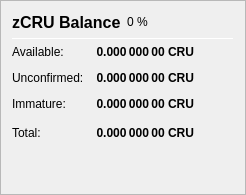
                   <widget class="QFrame" name="frame_ZerocoinBalances">
                    <property name="frameShape">
                     <enum>QFrame::StyledPanel</enum>
                    </property>
                    <property name="frameShadow">
                     <enum>QFrame::Raised</enum>
                    </property>
                    <layout class="QVBoxLayout" name="verticalLayout_7">
                     <item>
                      <layout class="QHBoxLayout" name="horizontalLayout_8" stretch="0">
                       <item>
                        <widget class="QLabel" name="label_5z_3">
                         <property name="minimumSize">
                          <size>
                           <width>0</width>
                           <height>20</height>
                          </size>
                         </property>
                         <property name="font">
                          <font>
                           <pointsize>12</pointsize>
                           <weight>75</weight>
                           <bold>true</bold>
                          </font>
                         </property>
                         <property name="text">
                          <string>zCRU Balance</string>
                         </property>
                        </widget>
                       </item>
                       <item>
                        <widget class="QLabel" name="labelzCRUPercent">
                         <property name="text">
                          <string notr="true">0 %</string>
                         </property>
                        </widget>
                       </item>
                       <item>
                        <spacer name="horizontalSpacer_11">
                         <property name="orientation">
                          <enum>Qt::Horizontal</enum>
                         </property>
                         <property name="sizeHint" stdset="0">
                          <size>
                           <width>40</width>
                           <height>20</height>
                          </size>
                         </property>
                        </spacer>
                       </item>
                      </layout>
                     </item>
                     <item>
                      <widget class="Line" name="line_ZerocoinBalance">
                       <property name="minimumSize">
                        <size>
                         <width>0</width>
                         <height>1</height>
                        </size>
                       </property>
                       <property name="maximumSize">
                        <size>
                         <width>16777215</width>
                         <height>1</height>
                        </size>
                       </property>
                       <property name="orientation">
                        <enum>Qt::Horizontal</enum>
                       </property>
                      </widget>
                     </item>
                     <item>
                      <layout class="QGridLayout" name="gridLayout_5">
                       <property name="spacing">
                        <number>12</number>
                       </property>
                       <item row="1" column="0">
                        <widget class="QLabel" name="labelzBalanceMatureText">
                         <property name="toolTip">
                          <string>Mature: more than 20 confirmation and more than 3 mints of the same denomination after it was minted.
These zCRU are spendable.</string>
                         </property>
                         <property name="text">
                          <string>Available:</string>
                         </property>
                        </widget>
                       </item>
                       <item row="1" column="1">
                        <widget class="QLabel" name="labelzBalanceMature">
                         <property name="font">
                          <font>
                           <weight>75</weight>
                           <bold>true</bold>
                          </font>
                         </property>
                         <property name="toolTip">
                          <string>Mature: more than 20 confirmation and more than 3 mints of the same denomination after it was minted.
These zCRU are spendable.</string>
                         </property>
                         <property name="text">
                          <string notr="true">0.000 000 00 CRU</string>
                         </property>
                         <property name="alignment">
                          <set>Qt::AlignRight|Qt::AlignTrailing|Qt::AlignVCenter</set>
                         </property>
                        </widget>
                       </item>
                       <item row="2" column="0">
                        <widget class="QLabel" name="labelzBalanceUnconfirmedText">
                         <property name="toolTip">
                          <string>Unconfirmed: less than 20 confirmations
Immature: confirmed, but less than 3 mints of the same denomination after it was minted</string>
                         </property>
                         <property name="text">
                          <string>Unconfirmed:</string>
                         </property>
                        </widget>
                       </item>
                       <item row="2" column="1">
                        <widget class="QLabel" name="labelzBalanceUnconfirmed">
                         <property name="font">
                          <font>
                           <weight>75</weight>
                           <bold>true</bold>
                          </font>
                         </property>
                         <property name="toolTip">
                          <string>Unconfirmed: less than 20 confirmations
Immature: confirmed, but less than 3 mints of the same denomination after it was minted</string>
                         </property>
                         <property name="text">
                          <string notr="true">0.000 000 00 CRU</string>
                         </property>
                         <property name="alignment">
                          <set>Qt::AlignRight|Qt::AlignTrailing|Qt::AlignVCenter</set>
                         </property>
                        </widget>
                       </item>
                       <item row="3" column="0">
                        <widget class="QLabel" name="labelzBalanceImmatureText">
                         <property name="toolTip">
                          <string>Unconfirmed: less than 20 confirmations
Immature: confirmed, but less than 3 mints of the same denomination after it was minted</string>
                         </property>
                         <property name="text">
                          <string>Immature:</string>
                         </property>
                        </widget>
                       </item>
                       <item row="3" column="1">
                        <widget class="QLabel" name="labelzBalanceImmature">
                         <property name="font">
                          <font>
                           <weight>75</weight>
                           <bold>true</bold>
                          </font>
                         </property>
                         <property name="toolTip">
                          <string>Unconfirmed: less than 20 confirmations
Immature: confirmed, but less than 3 mints of the same denomination after it was minted</string>
                         </property>
                         <property name="text">
                          <string notr="true">0.000 000 00 CRU</string>
                         </property>
                         <property name="alignment">
                          <set>Qt::AlignRight|Qt::AlignTrailing|Qt::AlignVCenter</set>
                         </property>
                        </widget>
                       </item>
                       <item row="4" column="0">
                        <widget class="QLabel" name="labelzBalanceText">
                         <property name="toolTip">
                          <string>Your current zCRU balance, unconfirmed and immature zCRU included.</string>
                         </property>
                         <property name="text">
                          <string>Total:</string>
                         </property>
                        </widget>
                       </item>
                       <item row="4" column="1">
                        <widget class="QLabel" name="labelzBalance">
                         <property name="font">
                          <font>
                           <weight>75</weight>
                           <bold>true</bold>
                          </font>
                         </property>
                         <property name="cursor">
                          <cursorShape>IBeamCursor</cursorShape>
                         </property>
                         <property name="toolTip">
                          <string>Your current zCRU balance, unconfirmed and immature zCRU included.</string>
                         </property>
                         <property name="text">
                          <string notr="true">0.000 000 00 CRU</string>
                         </property>
                         <property name="alignment">
                          <set>Qt::AlignRight|Qt::AlignTrailing|Qt::AlignVCenter</set>
                         </property>
                         <property name="textInteractionFlags">
                          <set>Qt::LinksAccessibleByMouse|Qt::TextSelectableByKeyboard|Qt::TextSelectableByMouse</set>
                         </property>
                        </widget>
                       </item>
                       <item row="4" column="2">
                        <spacer name="horizontalSpacer_4">
                         <property name="orientation">
                          <enum>Qt::Horizontal</enum>
                         </property>
                         <property name="sizeHint" stdset="0">
                          <size>
                           <width>40</width>
                           <height>20</height>
                          </size>
                         </property>
                        </spacer>
                       </item>
                      </layout>
                     </item>
                     <item>
                      <spacer name="verticalSpacer_4">
                       <property name="orientation">
                        <enum>Qt::Vertical</enum>
                       </property>
                       <property name="sizeHint" stdset="0">
                        <size>
                         <width>20</width>
                         <height>40</height>
                        </size>
                       </property>
                      </spacer>
                     </item>
                    </layout>
                   </widget>
